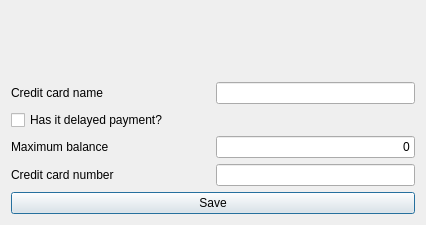
<?xml version="1.0" encoding="UTF-8"?>
<ui version="4.0">
 <class>frmCreditCardsAdd</class>
 <widget class="QDialog" name="frmCreditCardsAdd">
  <property name="windowModality">
   <enum>Qt::WindowModal</enum>
  </property>
  <property name="geometry">
   <rect>
    <x>0</x>
    <y>0</y>
    <width>426</width>
    <height>225</height>
   </rect>
  </property>
  <property name="windowTitle">
   <string>New credit card</string>
  </property>
  <property name="windowIcon">
   <iconset resource="../images/xulpymoney.qrc">
    <normaloff>:/xulpymoney/visa2.png</normaloff>:/xulpymoney/visa2.png</iconset>
  </property>
  <property name="modal">
   <bool>true</bool>
  </property>
  <layout class="QHBoxLayout" name="horizontalLayout_8">
   <item>
    <layout class="QVBoxLayout" name="verticalLayout">
     <item>
      <widget class="QLabel" name="lblTitle">
       <property name="font">
        <font>
         <pointsize>14</pointsize>
         <weight>75</weight>
         <bold>true</bold>
        </font>
       </property>
       <property name="styleSheet">
        <string notr="true">color: rgb(0, 128, 0);</string>
       </property>
       <property name="alignment">
        <set>Qt::AlignCenter</set>
       </property>
      </widget>
     </item>
     <item>
      <layout class="QHBoxLayout" name="horizontalLayout_5">
       <item>
        <widget class="QLabel" name="label_5">
         <property name="text">
          <string>Credit card name</string>
         </property>
        </widget>
       </item>
       <item>
        <widget class="QLineEdit" name="txtCreditCard">
         <property name="sizePolicy">
          <sizepolicy hsizetype="Minimum" vsizetype="Fixed">
           <horstretch>0</horstretch>
           <verstretch>0</verstretch>
          </sizepolicy>
         </property>
        </widget>
       </item>
      </layout>
     </item>
     <item>
      <layout class="QHBoxLayout" name="horizontalLayout">
       <item>
        <widget class="QCheckBox" name="chkDelayed">
         <property name="text">
          <string>Has it delayed payment?</string>
         </property>
        </widget>
       </item>
      </layout>
     </item>
     <item>
      <layout class="QHBoxLayout" name="horizontalLayout_7">
       <item>
        <widget class="QLabel" name="label_7">
         <property name="text">
          <string>Maximum balance</string>
         </property>
        </widget>
       </item>
       <item>
        <widget class="myQLineEdit" name="txtMaximum">
         <property name="sizePolicy">
          <sizepolicy hsizetype="Minimum" vsizetype="Fixed">
           <horstretch>0</horstretch>
           <verstretch>0</verstretch>
          </sizepolicy>
         </property>
         <property name="text">
          <string>0</string>
         </property>
         <property name="alignment">
          <set>Qt::AlignRight|Qt::AlignTrailing|Qt::AlignVCenter</set>
         </property>
        </widget>
       </item>
      </layout>
     </item>
     <item>
      <layout class="QHBoxLayout" name="horizontalLayout_4">
       <item>
        <widget class="QLabel" name="label_4">
         <property name="text">
          <string>Credit card number</string>
         </property>
        </widget>
       </item>
       <item>
        <widget class="QLineEdit" name="txtNumber">
         <property name="sizePolicy">
          <sizepolicy hsizetype="Minimum" vsizetype="Fixed">
           <horstretch>0</horstretch>
           <verstretch>0</verstretch>
          </sizepolicy>
         </property>
        </widget>
       </item>
      </layout>
     </item>
     <item>
      <widget class="QPushButton" name="cmd">
       <property name="text">
        <string>Save</string>
       </property>
       <property name="icon">
        <iconset resource="../images/xulpymoney.qrc">
         <normaloff>:/xulpymoney/save.png</normaloff>:/xulpymoney/save.png</iconset>
       </property>
      </widget>
     </item>
    </layout>
   </item>
  </layout>
 </widget>
 <customwidgets>
  <customwidget>
   <class>myQLineEdit</class>
   <extends>QLineEdit</extends>
   <header location="global">myqlineedit</header>
  </customwidget>
 </customwidgets>
 <resources>
  <include location="../images/xulpymoney.qrc"/>
 </resources>
 <connections/>
</ui>
